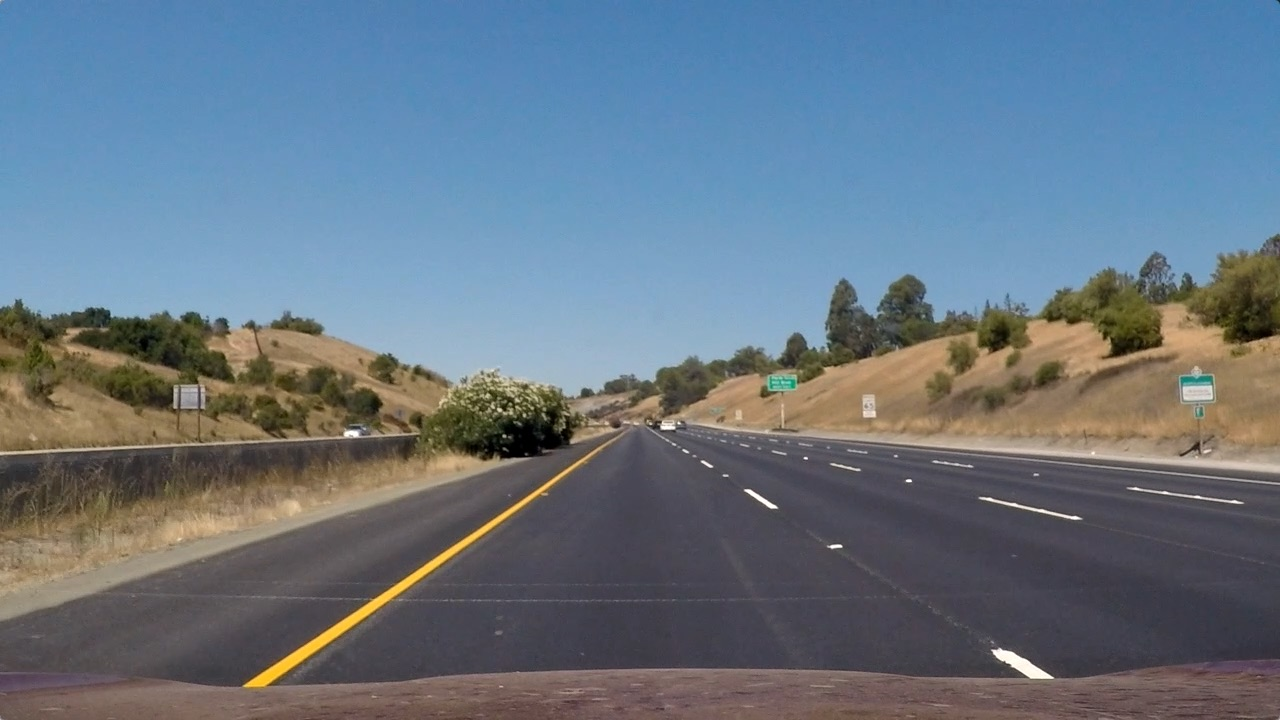
#> input picture test_images/straight_lines1.jpg, 1280 x 720 px; its folder holds only this picture in this run
$ jupyter execute --allow-errors Lane-Line-Detection.ipynb   (shell and % lines are left out)   (older library calls are emulated)
#> lines starting #> are read from the running program, lines starting #| are printed output that depends on the picture; after the words box and inside, x2 and y2 are one past the last pixel; in counts of white or black regions, pixels touching at a corner belong together
## Detecting Lanes and Lines
### Using Computer Vision Techniques
In this notebook we'll look at finding road edges and lane lines using computer vision techniques.

[cell 1]
# Import libraries
import numpy as np
import cv2
import matplotlib.image as mpimg
import matplotlib.pyplot as plt

[cell 2]
# plotting function for images
def plot(images, no_rows, no_cols, width = 10., height = 4., color='gray'):
    fig = plt.figure(1, (width, height))
    i = 0

    for image in images:
        sub = fig.add_subplot(no_rows, no_cols, i + 1)
        sub.imshow(image, color)
        sub.axis("off")
        i += 1

    plt.show()

[cell 3]
# Define the test image paths

test_path = "./test_images/"
sim_path = "./test_images_sim/"

[cell 4]
import os

# Image test files
test_files = os.listdir(test_path)
#> (the rest of this cell did not finish here and is left out)

[cell 5]
images = [mpimg.imread(os.path.join(test_path, x)) for x in test_files]

#> (a cell that did not finish here is left out)

#### Colour Channels
Let's look at some colour channels to see which ones give us the best result.

##### YUV Colour Space

#> (a cell that did not finish here is left out)

__The yellow lines are quite prominent here using the U and V channels, with the white lines being visible on the Y channel as expected with grayscale images.__

[cell 8]
# Now threshold the YUV images
v_thresh = (0, 90)
y_thresh = (220, 255)

YV_thresh_images = []
#> (the rest of this cell did not finish here and is left out)

__Using thresholding of the YV channels it seems trivial to detect yellow and white lane lines.__

Let's try some others and compare the results.

##### HLS Colour Space

#> (a cell that did not finish here is left out)

[cell 10]
# Now threshold the HLS images
hls_thresh = (40, 90)
HLS_thresh_images = []
#> (the rest of this cell did not finish here and is left out)

##### HSV Colour Space

#> (a cell that did not finish here is left out)

### Sobel Algorithm
Define the sobel algorithm functions for computing image gradients using the sobel derivative method.

[cell 12]
def compute_sobel(img, kernel):
    gray = cv2.cvtColor(img, cv2.COLOR_RGB2GRAY)
    # compute sobel derivatives
    sobelx = cv2.Sobel(gray, cv2.CV_64F, 1, 0, ksize=kernel)
    sobely = cv2.Sobel(gray, cv2.CV_64F, 0, 1, ksize=kernel)

    return [sobelx, sobely]

def sobel_threshold(img, kernel = 3, thresh = (20, 100), mask = 1):
    # compute sobel
    [sobelx, sobely] = compute_sobel(img, kernel)

    # take the max values
    abs_sobelx = np.absolute(sobelx)
    abs_sobely = np.absolute(sobely)

    scaled_sobelx = np.uint8(255*abs_sobelx/np.max(abs_sobelx))
    scaled_sobely = np.uint8(255*abs_sobely/np.max(abs_sobely))

    binary_output = np.zeros_like(abs_sobelx)
    binary_output[(((scaled_sobelx >= thresh[0]) & (scaled_sobelx <= thresh[1])) | \
                   ((scaled_sobely >= thresh[0]) & (scaled_sobely <= thresh[1])))] = mask

    return binary_output

def sobel_magnitude(img, kernel = 3., thresh = (20, 100), mask = 1):
    # compute sobel
    [sobelx, sobely] = compute_sobel(img, kernel)

    # take the max values
    abs_sobelx = np.absolute(sobelx)
    abs_sobely = np.absolute(sobely)

    # compute the magnitude
    mag_sobel = np.sqrt(abs_sobelx**2. + abs_sobely**2.)

    # scale within 0-255 range
    scaled_sobel = np.uint8(255*abs_sobelx/np.max(abs_sobelx))

    binary_output = np.zeros_like(scaled_sobel)
    binary_output[(scaled_sobel >= thresh[0]) & (scaled_sobel <= thresh[1])] = mask

    return binary_output

def sobel_direction(img, kernel=3, thresh = (0, np.pi/2), mask = 1):
    # compute sobel
    [sobelx, sobely] = compute_sobel(img, kernel)

    # take the max values
    abs_sobelx = np.absolute(sobelx)
    abs_sobely = np.absolute(sobely)

    # compute directional gradients
    grad = np.arctan2(abs_sobely, abs_sobelx)
    # create mask
    binary_output = np.zeros_like(grad)
    binary_output[(grad >= thresh[0]) & (grad <= thresh[1])] = mask

    return binary_output

#### Image Tests
Test the algorithm on a number of real world images as well as ones from the Udacity simulator for robustness.

[cell 13]
images_ = [mpimg.imread(os.path.join(test_path, x)) for x in test_files]
plot(images_, 2, 4, 12., 5.)
#> the loop in plot, `for image in images:` made 1 pass
#> i on pass 1: 1
#> after the loop in plot, `for image in images:`: i = 1

[cell 14]
# Process images using Sobel
def process_images(files, kernel_size, sobel_thresh_min, sobel_thresh_max):

    result = []

    for file in files:
        img = mpimg.imread(file)

        sobel = sobel_magnitude(img, kernel_size, thresh = (sobel_thresh_min, sobel_thresh_max), mask = 255)
        result.append(sobel)

    return result

#### Real-world Test Images
Sobel algorithm run on images from the real-world.

[cell 15]
sobel_thresh_min = 20
sobel_thresh_max = 100
sobel_kernel = 9

test_files_ = [os.path.join(test_path, x) for x in test_files]
test_images = process_images(test_files_, sobel_kernel, sobel_thresh_min, sobel_thresh_max)
#> in process_images, img is the input picture: shape (720, 1280, 3); mean R, G, B 103.2, 117.7, 131.2
#> in process_images, `sobel = sobel_magnitude(img, kernel_size, thresh = (sobel_thresh_min, ..`:
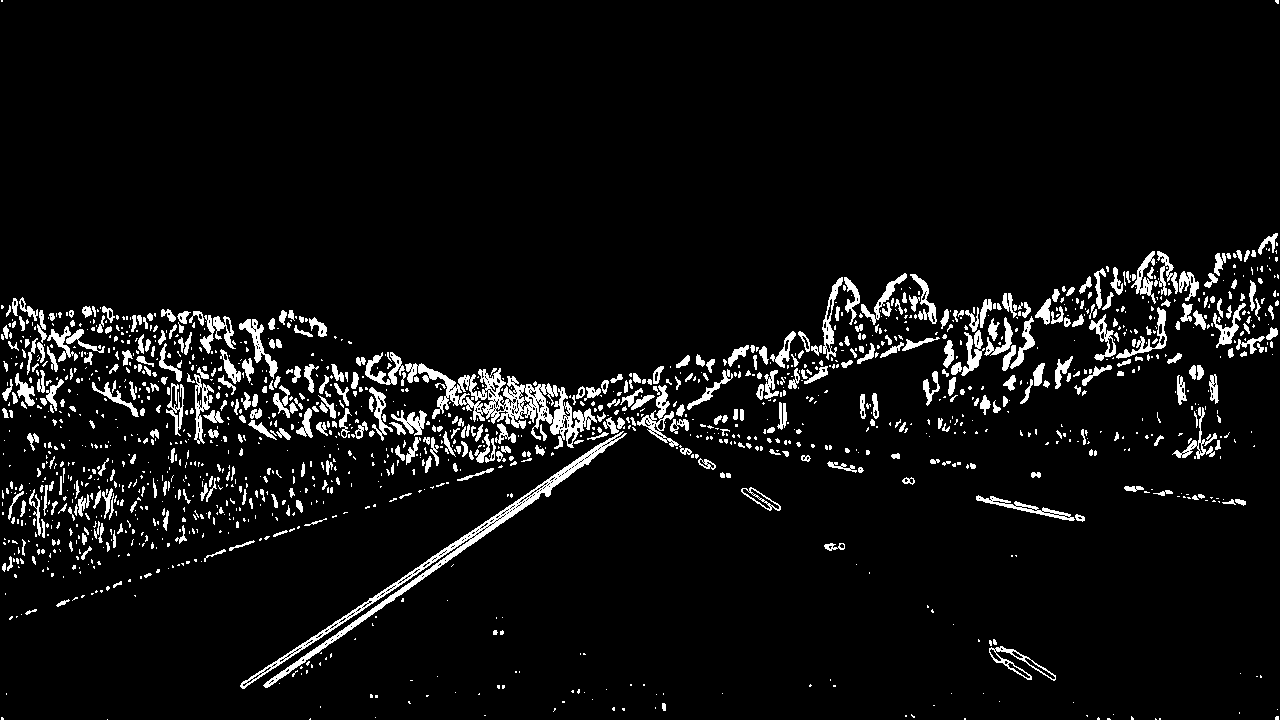
#> sobel: shape (720, 1280); 5.9% white; 1538 white regions (1066 under 20 px), largest, box (x1, y1, x2, y2) and area: (405, 363, 597, 449) 4459, (240, 431, 627, 689) 4168, (637, 385, 679, 447) 644
#> test_images = 1 item

plot(test_images, 2, 4, 12., 5.)
#> the loop in plot (call 2), `for image in images:` made 1 pass

#### Simulator Test Images
Sobel algorithm run on images from the Udacity self driving car simulator.

[cell 16]
sobel_thresh_min = 40
sobel_thresh_max = 70
sobel_kernel = 13

#> (the rest of this cell did not finish here and is left out)

### Combine Sobel Detectors
Combine the sobel gradient detectors into a single Sobel superpower...

[cell 17]
def sobel_line_mask(img, kernels = (3,3,9), abs_thresh=(0,100), grad_thresh=(20,100), dir_thresh=(0.7,1.3), mask = 1):
    sobel_abs = sobel_threshold(img, kernel=kernels[0], thresh=abs_thresh, mask=mask)
    sobel_mag = sobel_magnitude(img, kernel=kernels[1], thresh=grad_thresh, mask=mask)
    sobel_dir = sobel_direction(img, kernel=kernels[2], thresh=dir_thresh, mask=mask)

    combined = np.zeros_like(sobel_dir)
    combined[((sobel_abs == mask) | ((sobel_mag == mask) & (sobel_dir == mask)))] = mask

    return combined

[cell 18]
# Process images using Sobel
def process_images_super(files, kernels=(3,3,9), abs_thresh=(0,100), grad_thresh=(20,100), dir_thresh=(0.7,1.3)):

    result = []

    for file in files:
        img = mpimg.imread(file)

        sobel = sobel_line_mask(img, kernels, abs_thresh, grad_thresh, dir_thresh, mask = 255)
        result.append(sobel)

    return result

#### Real-World Tests
Combined sobel detectors on real world images

[cell 19]
# combined real-world image tests
sobel_grad_thresh = (30, 80)
sobel_dir_thresh = (0.7, np.pi/2)
sobel_abs_thresh = (20, 80)
sobel_kernels = (3, 3, 3)

test_images = process_images_super(test_files_, sobel_kernels, sobel_grad_thresh, sobel_dir_thresh)
#> in sobel_direction, `grad = np.arctan2(abs_sobely, abs_sobelx)`:
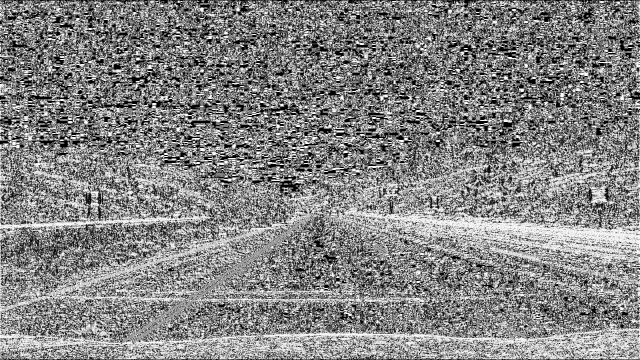
#> grad: shape (720, 1280) float64 (shown at 1/2 size); min 0, max 1.57, mean 0.814; drawn with min black and max white
#> in sobel_line_mask, `sobel_dir = sobel_direction(img, kernel=kernels[2], thresh=dir_thresh,..`:
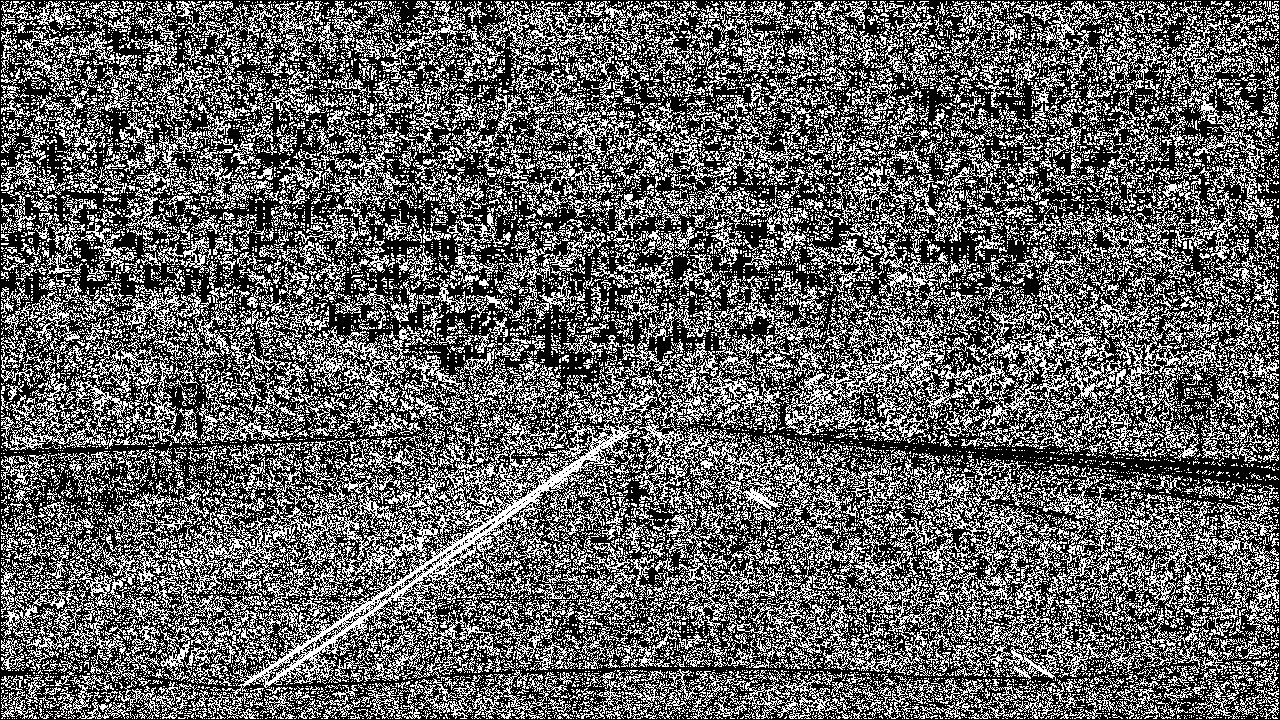
#> sobel_dir: shape (720, 1280) float64; 37.9% white in thin lines or dots
#> in process_images_super, `sobel = sobel_line_mask(img, kernels, abs_thresh, grad_thresh, dir_thr..`:
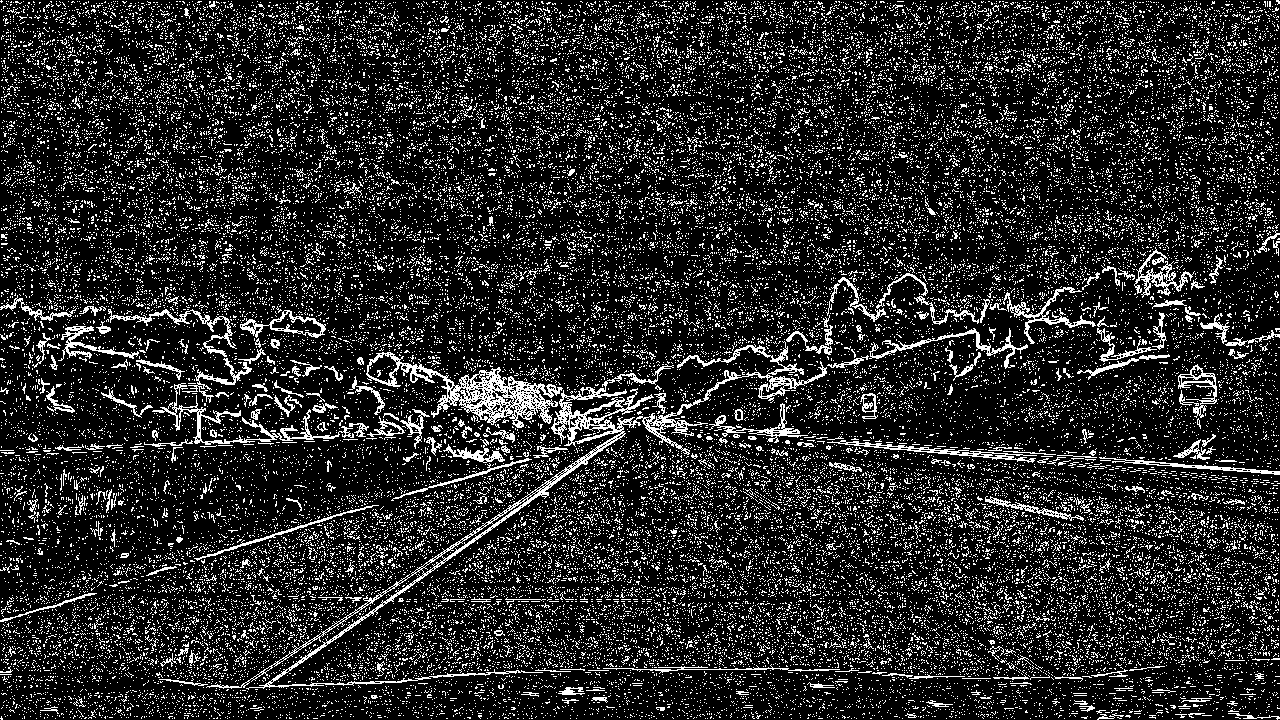
#> sobel: shape (720, 1280) float64; 15.9% white in thin lines or dots

plot(test_images, 2, 4, 12., 5.)

$ run again, on test_images/test3.jpg
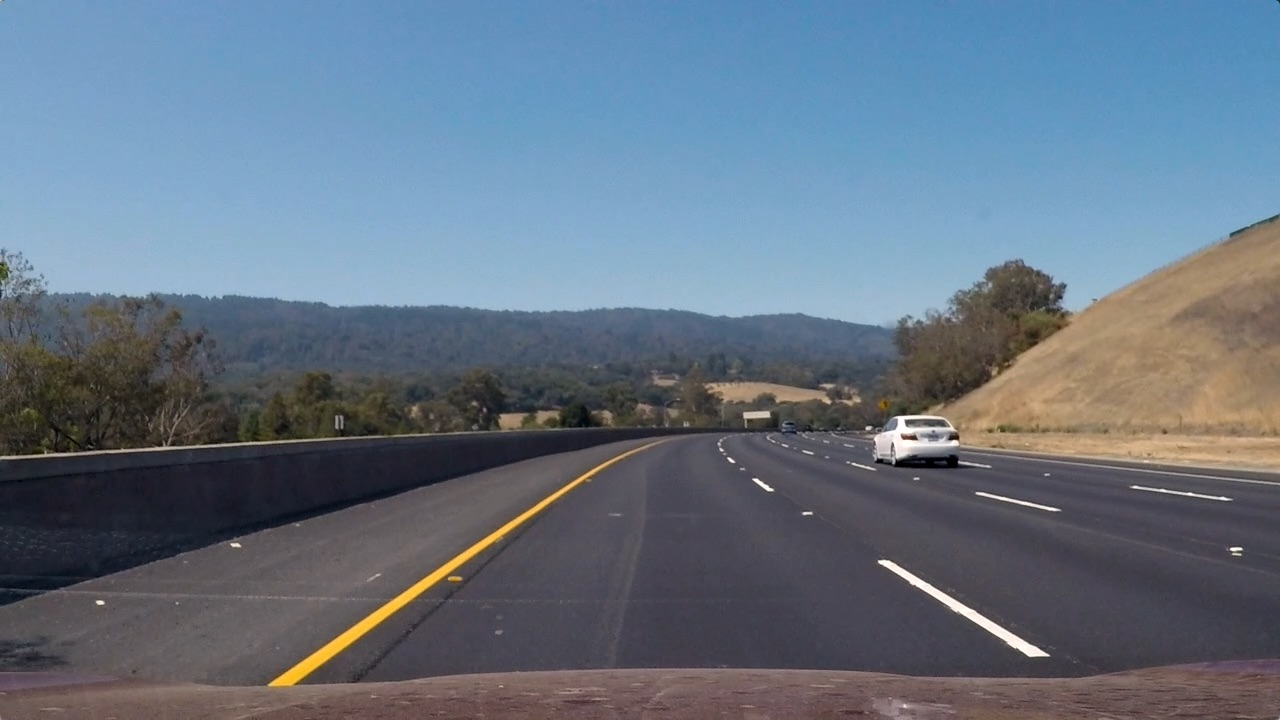
#> input picture test_images/test3.jpg, 1280 x 720 px
#> the loop in plot, `for image in images:` made 1 pass
#> i on pass 1: 1
#> after the loop in plot, `for image in images:`: i = 1
#> in process_images, img is the input picture: shape (720, 1280, 3); mean R, G, B 101.1, 115.3, 130.7
#> in process_images, `sobel = sobel_magnitude(img, kernel_size, thresh = (sobel_thresh_min, ..`:
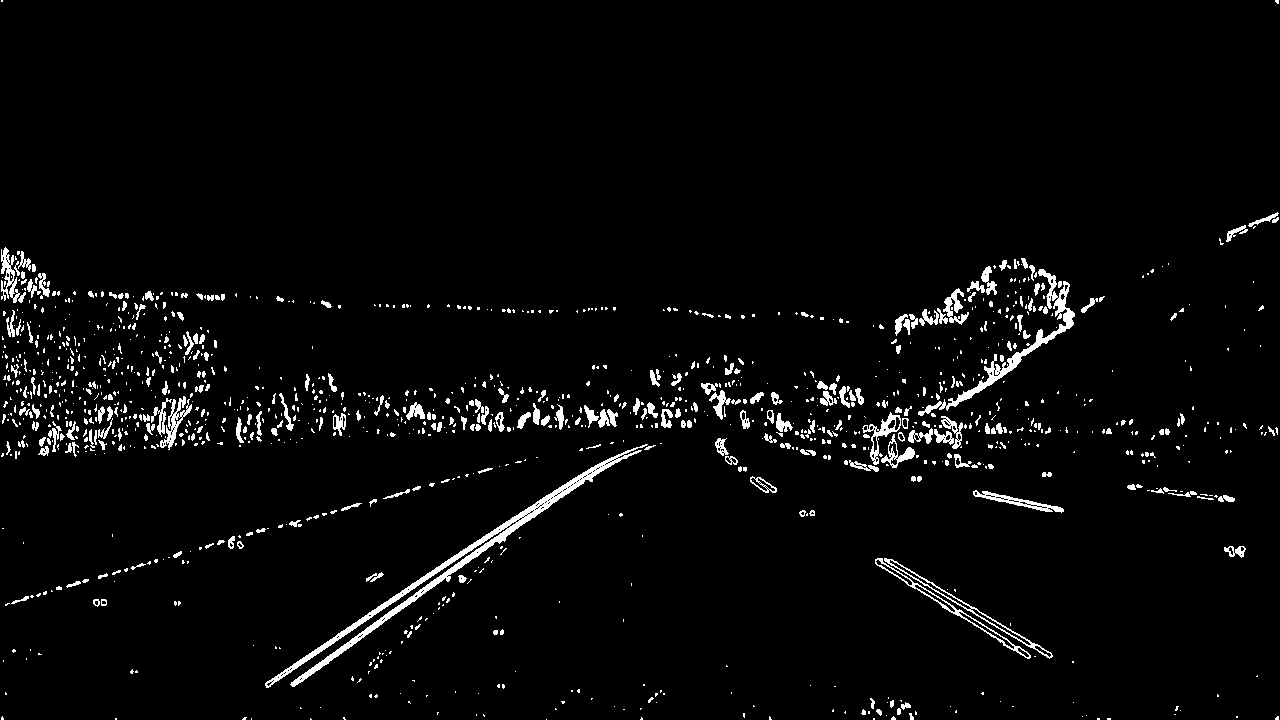
#> sobel: shape (720, 1280); 3.4% white; 1267 white regions (980 under 20 px), largest, box (x1, y1, x2, y2) and area: (265, 444, 648, 688) 4410, (918, 269, 1075, 416) 1959, (875, 558, 1031, 659) 680
#> test_images = 1 item
#> the loop in plot (call 2), `for image in images:` made 1 pass
#> sobel_abs: shape (720, 1280) float64; 3.2% white in thin lines or dots
#> sobel_mag: shape (720, 1280); 25.5% white in thin lines or dots
#> sobel_dir: shape (720, 1280) float64; 38.1% white in thin lines or dots
#> in process_images_super, `sobel = sobel_line_mask(img, kernels, abs_thresh, grad_thresh, dir_thr..`:
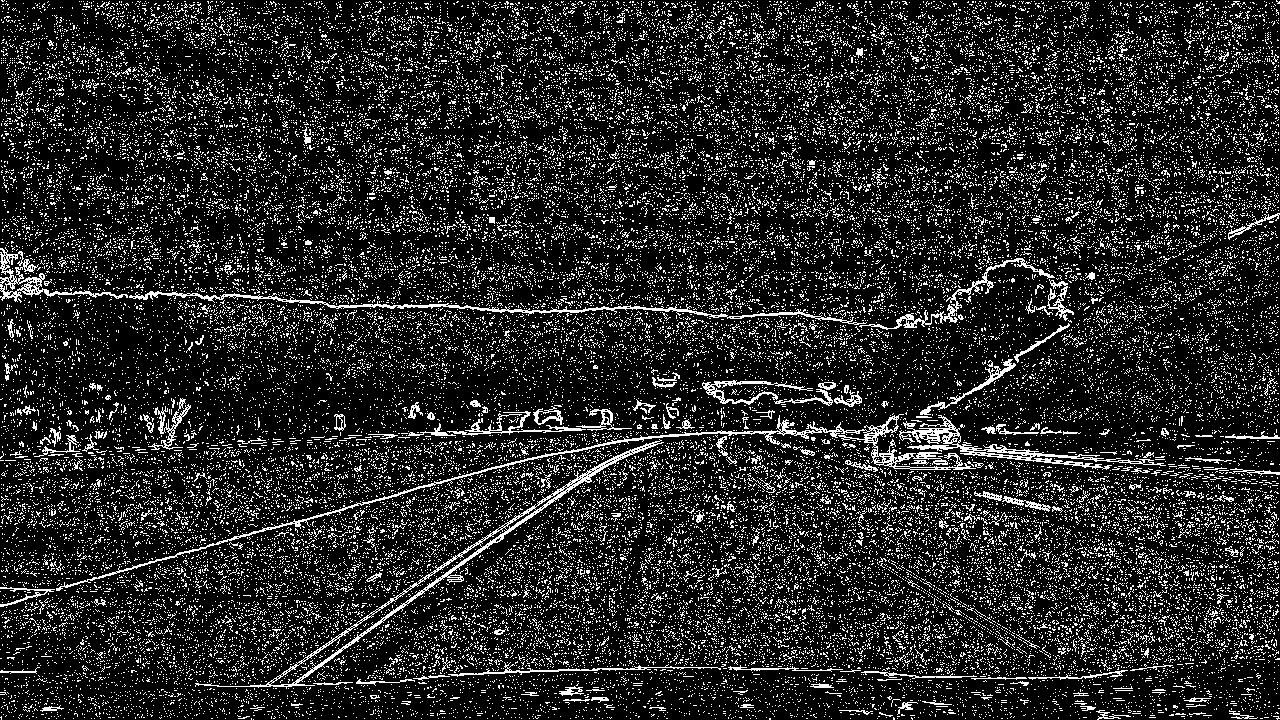
#> sobel: shape (720, 1280) float64; 15.3% white in thin lines or dots
